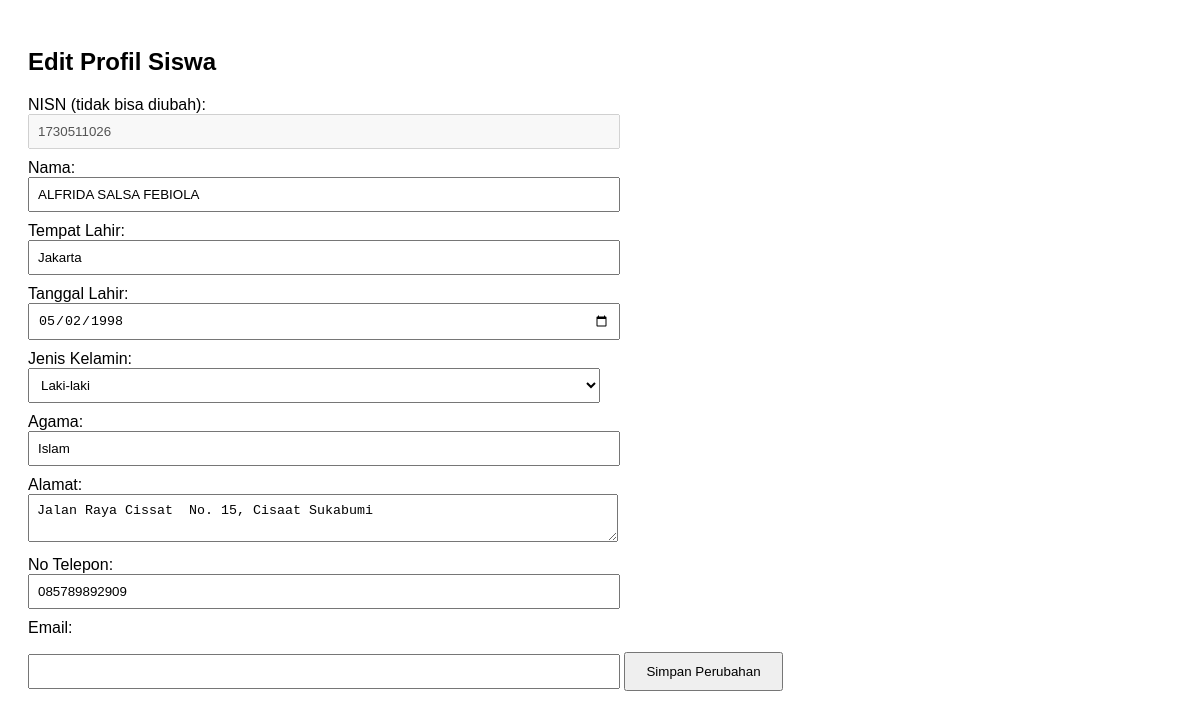
The page /administrator/Profil/edit.php?nisn=1730511026 on the database its author committed.
### tables this page shows
CREATE TABLE `siswa` (
  `nisn` varchar(12) NOT NULL,
  `nama` varchar(30) NOT NULL,
  `email` varchar(100) DEFAULT NULL,
  `tempat_lahir` varchar(30) NOT NULL,
  `tanggal_lahir` date NOT NULL,
  `jenis_kelamin` enum('Laki-laki','Perempuan') NOT NULL,
  `agama` varchar(20) NOT NULL,
  `alamat` varchar(100) NOT NULL,
  `no_telepon` varchar(12) NOT NULL
);

### administrator/Profil/edit.php (the view, shortened to what this page needs)
<?php
include('../../koneksi.php');
$nisn = $_GET['nisn'];
$query = mysqli_query($conn, "SELECT * FROM siswa WHERE nisn = '$nisn'");
$data = mysqli_fetch_assoc($query);
?>
<!DOCTYPE html>
<html lang="id">
<head>
</head>
<body>
    <h2>Edit Profil Siswa</h2>
    <form method="post">
        <label>NISN (tidak bisa diubah):</label>
        <input type="text" name="nisn" value="<?= $data['nisn'] ?>" disabled>
        <label>Nama:</label>
        <input type="text" name="nama" value="<?= $data['nama'] ?>" required>
        <label>Tempat Lahir:</label>
        <input type="text" name="tempat_lahir" value="<?= $data['tempat_lahir'] ?>" required>
        <label>Tanggal Lahir:</label>
        <input type="date" name="tanggal_lahir" value="<?= $data['tanggal_lahir'] ?>" required>
        <label>Jenis Kelamin:</label>
        <select name="jenis_kelamin" required>
            <option value="Laki-laki" <?= $data['jenis_kelamin'] == 'Laki-laki' ? 'selected' : '' ?>>Laki-laki</option>
        </select>
        <label>Agama:</label>
        <input type="text" name="agama" value="<?= $data['agama'] ?>" required>
        <label>Alamat:</label>
        <textarea name="alamat" required><?= $data['alamat'] ?></textarea>
        <label>No Telepon:</label>
        <input type="text" name="no_telepon" value="<?= $data['no_telepon'] ?>" required>
        <label>Email:</label>
        <input type="email" name="email" value="<?= $data['email'] ?>" required>
        <button type="submit">Simpan Perubahan</button>
    </form>
</body>
</html>

### administrator/Profil/edit.php (style rules this page uses)
body { font-family: Arial, sans-serif; padding: 20px; }
label { display: block; margin-top: 10px; }
input, select, textarea { width: 50%; padding: 8px; }
button { margin-top: 15px; padding: 10px 20px; }

### rows shown on the page
siswa: nisn "1730511026", nama "ALFRIDA SALSA FEBIOLA", tempat_lahir "Jakarta", tanggal_lahir "05/02/1998", jenis_kelamin "Laki-laki", agama "Islam", alamat "Jalan Raya Cissat No. 15, Cisaat Sukabumi", no_telepon "085789892909"
